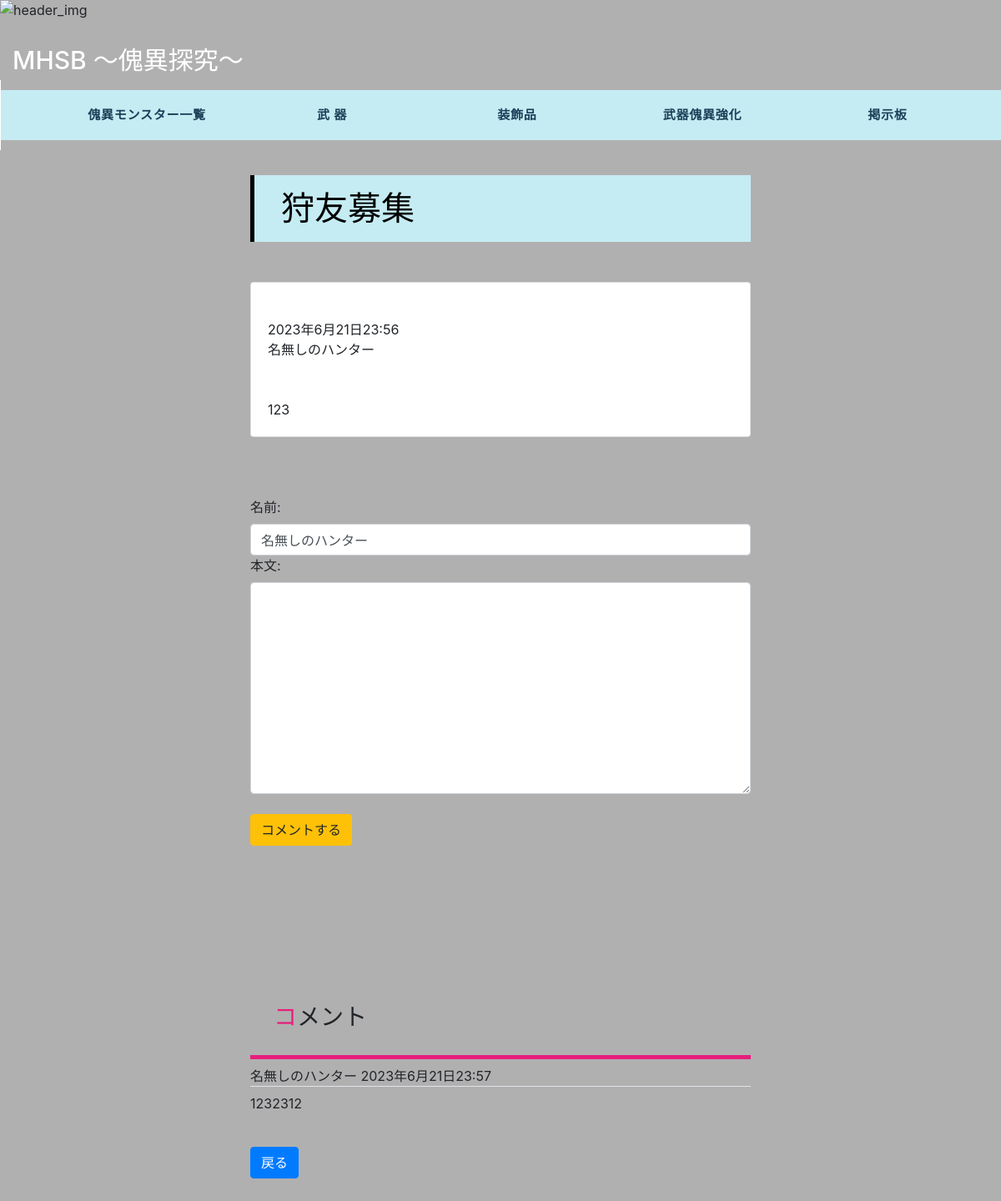
Page /mhsb/post_detail_3/4/ on the committed database.
### mhsb/models.py (models this page shows, shortened)
class Post_3(models.Model):
    user = models.CharField(max_length=30, default='名無しのハンター')
    content = models.TextField('本文', null=False, max_length=1000)
    created = models.DateTimeField('作成日', default=timezone.now)
    picture = models.ImageField(upload_to = 'images', verbose_name='画像', blank=True)
    class Meta:
        pass

class Comment_3(models.Model):
    user = models.CharField('名前', max_length=30, default='名無しのハンター')
    message = models.TextField('本文', null=False, max_length=1000)
    target = models.ForeignKey(Post_3, on_delete=models.CASCADE, verbose_name='対象記事')
    created_at = models.DateTimeField('作成日', default=timezone.now)
    class Meta:
        ordering = ('-created_at',)

### mhsb/views.py (the view)
# urls.py: path('mhsb/post_detail_3/<int:pk>/', views.PostDetailView_3.as_view(), name='post_detail_3'),
class PostDetailView_3(DetailView):
    model = Post_3
    form_class = CommentForm_3
    template_name = 'mhsb/post_detail_3.html'
    def get_context_data(self, **kwargs):
        context = super().get_context_data(**kwargs)
        context['post'] = get_object_or_404(Post_3, pk=self.kwargs['pk'])
        context['comment'] = Comment_3.objects.order_by('-created_at')
        context['comment_form'] = CommentForm_3
        return context

### mhsb/templates/mhsb/post_detail_3.html (shortened to what this page needs)
{% extends 'mhsb/form_base.html' %}
{% load static %}
{% load widget_tweaks %}
{% block content %}
<h1 class='toukou'>狩友募集</h1>
    <div class ='deteil_position'>
        <section class="mt-5">
            <div class="card">
                <div class="card-body">
                        <div class="card-text">
                            <span class="fs-6">{{ post.created }}</span>
                                <p class="fs-6">{{ post.user }}</p>
                            <div class="mt-5">
                                {{ post.content }}
                            </div>
                        </div>
                </div>
            </div>
            <br>
            <br>
            <br>
        <form action="{% url 'commentcreate_3' post.pk %}"  method="POST" id="comment-form">
            {% for field in comment_form %}
                <div class="field">
                    {{ field.label_tag }}
                    {% render_field field class="form-control" %}
                </div>
            {% endfor %}
            <br>
            <button class="btn btn-warning" type="submit">コメントする</button>
        </form>
        <br>
        <h3 class="comment-title">コメント</h3>
            {% for comment in post_3.comment_3_set.all %}
            <div class="comment-list">
                <div class='border-bottom'>{{ comment.user }} {{ comment.created_at }}</div>
                <div class='mt-2'>{{ comment.message | linebreaks | urlize }}</div>
            </div>
            {% empty %}
            <p>コメントはありません</p>
            {% endfor %}
            <br>
            <button class="btn btn-primary" onclick="history.back(-1)">戻る</button>
        </section>
    </div>
{% endblock %}

### mhsb/static/css/style.css (style rules this page uses)
body { margin: 0; padding: 0; }
h3 { padding: 1em; border-bottom: #e71f7d solid 5px; margin-top: 165px; padding-top: 165px; }
h3:first-letter { color: #e71f7d; }
.deteil_position { margin: 0 0 550px 0; }
.toukou { padding: 1rem 2rem; border-left: 5px solid #000; background: rgb(197, 236, 243); margin-top: 210px; margin-left: 0; color: black; }

### rows in the picture
Post_3: created "2023年6月21日23:56", user "名無しのハンター", content "123"
Comment_3: user "名無しのハンター", created_at "2023年6月21日23:57", message "1232312"

### other values in the picture
{{ field.label_tag }} "名前:" "本文:"
